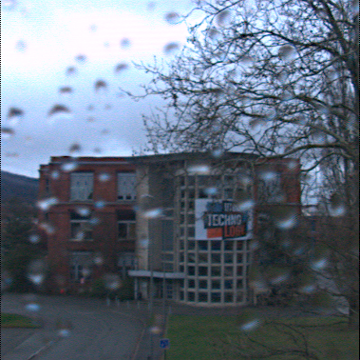
#> input picture img_01.png, 360 x 360 px
$ jupyter execute --allow-errors main.ipynb
#> lines starting #> are read from the running program, lines starting #| are printed output that depends on the picture; after the words box and inside, x2 and y2 are one past the last pixel; in counts of white or black regions, pixels touching at a corner belong together
## Processing Original Image

[cell 1]
import cv2 as cv
import numpy as np

lightFieldImage = cv.imread('img_01.png')
#> lightFieldImage is the input picture: shape (360, 360, 3); mean B, G, R 125.4, 111.4, 100.1

### High Pass Filter

[cell 2]
highPassFilter = np.array([[0, -1, 0],
                           [-1, 5, -1],
                           [0, -1, 1]])

print("Shape of Original Image", lightFieldImage.shape)
#| Shape of Original Image (360, 360, 3)
print("Shape of High Pass Filter", highPassFilter.shape)

#### Add singleton dimension to High Pass Filter
Since Original image is 3D & High Pass Filter is 2D.

[cell 3]
highPassFilter = highPassFilter[:, :, None]
print("Shape of High Pass Filter", highPassFilter.shape)

#### Apply High Pass Filter

[cell 4]
from scipy import ndimage

highPassFilteredImage = ndimage.convolve(lightFieldImage, highPassFilter)
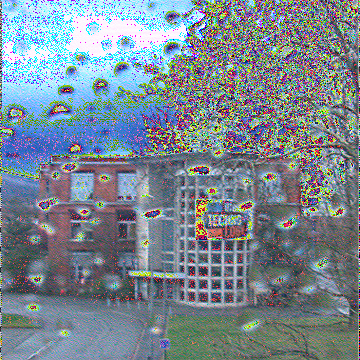
#> highPassFilteredImage: shape (360, 360, 3); mean B, G, R 145.9, 135.4, 122.4

#### Remove singleton dimension

[cell 5]
highPassFilteredImage = highPassFilteredImage.squeeze()
# cv.imshow("Original Image", lightFieldImage)
# cv.imshow("High Pass Filtered Image", highPassFilteredImage)

#### Original Image
Show the image with matplotlib

[cell 6]
from matplotlib import pyplot as plt

plt.imshow(cv.cvtColor(lightFieldImage, cv.COLOR_BGR2RGB))
plt.show()

#### High Pass Filtered Image

[cell 7]
plt.imshow(cv.cvtColor(highPassFilteredImage, cv.COLOR_BGR2RGB))
plt.show()

### Read the depth map image file

[cell 8]
depthMapImage = cv.imread('depth_01.png', cv.IMREAD_ANYDEPTH)
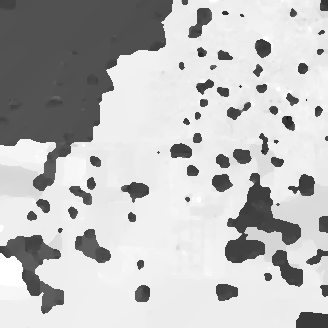
#> input picture depth_01.png, 328 x 328 px
#> depthMapImage is the input picture: shape (328, 328); min 19, max 255, mean 190

### Converting depth map image to its inverted binary form

[cell 9]
ret, invertedBinaryDepthMapImage = cv.threshold(depthMapImage, 127, 255, cv.THRESH_BINARY_INV)
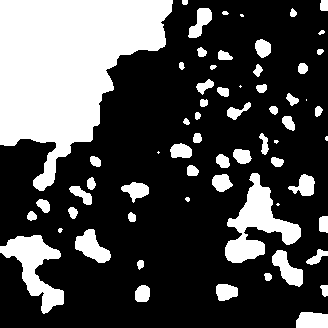
#> invertedBinaryDepthMapImage: shape (328, 328); 29.3% white; 64 white regions (9 under 20 px), largest, box (x1, y1, x2, y2) and area: (0, 0, 173, 191) 18855, (225, 173, 301, 263) 2760, (0, 235, 64, 314) 2103

[cell 10]
# Show the image with opencv
# cv.imshow("Original Depth Map Image", depthMapImage)
# cv.imshow("Binary Image of Depth Map Image", binaryDepthMapImage)

#### Original Depth Map Image

[cell 11]
plt.imshow(cv.cvtColor(depthMapImage, cv.COLOR_BGR2RGB))
plt.show()

#### Inverted Binary Image of Depth Map Image

[cell 12]
plt.imshow(cv.cvtColor(invertedBinaryDepthMapImage, cv.COLOR_BGR2RGB))
plt.show()

### Closing operation on Inverted Binary Image of Depth Map Image

[cell 13]
kernel = np.ones((5, 5), np.uint8)
invertedBinaryDepthMapImageWithClosing = cv.morphologyEx(invertedBinaryDepthMapImage, cv.MORPH_CLOSE, kernel)
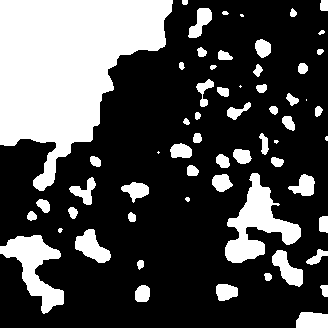
#> invertedBinaryDepthMapImageWithClosing: shape (328, 328); 29.4% white; 61 white regions (8 under 20 px), largest, box (x1, y1, x2, y2) and area: (0, 0, 173, 191) 18872, (225, 173, 301, 263) 2808, (0, 235, 64, 314) 2123

# cv.imshow("Binary Image of Depth Map after Closing", binaryDepthMapImageWithClosing)

#### Inverted Binary Image of Depth Map after Closing

[cell 14]
plt.imshow(cv.cvtColor(invertedBinaryDepthMapImageWithClosing, cv.COLOR_BGR2RGB))
plt.show()

### Opening Operation on Inverted Binary Image of Depth Map Image

[cell 15]
invertedBinaryDepthMapImageWithClosingAndOpening = cv.morphologyEx(invertedBinaryDepthMapImageWithClosing,
                                                                   cv.MORPH_OPEN, kernel)
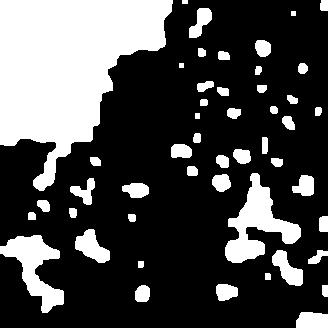
#> invertedBinaryDepthMapImageWithClosingAndOpening: shape (328, 328); 28.7% white; 49 white regions, largest, box (x1, y1, x2, y2) and area: (0, 0, 173, 191) 18868, (225, 173, 301, 263) 2777, (0, 235, 64, 313) 2113
# cv.imshow("Binary Image of Depth Map after Closing & Opening", binaryDepthMapImageWithClosingAndOpening)

#### Inverted Binary Image of Depth Map after Closing & Opening

[cell 16]
plt.imshow(cv.cvtColor(invertedBinaryDepthMapImageWithClosingAndOpening, cv.COLOR_BGR2RGB))
plt.show()

### Erosion Operation on Inverted Binary Image of Depth Map Image

[cell 17]
invertedBinaryDepthMapImageWithClosingOpeningAndErosion = cv.erode(invertedBinaryDepthMapImageWithClosingAndOpening,
                                                                   kernel,
                                                                   iterations=1)
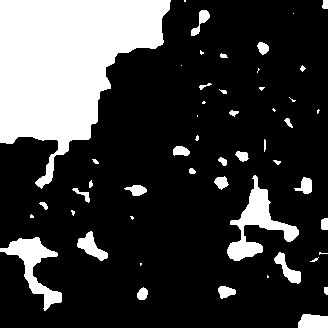
#> invertedBinaryDepthMapImageWithClosingOpeningAndErosion: shape (328, 328); 22.7% white; 51 white regions (19 under 20 px), largest, box (x1, y1, x2, y2) and area: (0, 0, 171, 189) 17896, (227, 175, 299, 261) 1925, (0, 237, 62, 311) 1457
# cv.imshow("Binary Image of Depth Map after Closing, Opening & Erosion", binaryDepthMapImageWithClosingOpeningAndErosion)

#### Inverted Binary Image of Depth Map after Closing, Opening & Erosion

[cell 18]
plt.imshow(cv.cvtColor(invertedBinaryDepthMapImageWithClosingOpeningAndErosion, cv.COLOR_BGR2RGB))
plt.show()

### Resizing High Pass Filtered Image

[cell 19]
invertedBinaryDepthMapImageWithClosingOpeningAndErosionHeight, invertedBinaryDepthMapImageWithClosingOpeningAndErosionWidth = invertedBinaryDepthMapImageWithClosingOpeningAndErosion.shape[
                                                                                                                              :2]
#> invertedBinaryDepthMapImageWithClosingOpeningAndErosionHeight = 328; invertedBinaryDepthMapImageWithClosingOpeningAndErosionWidth = 328

resizedHighPassFilteredImage = cv.resize(highPassFilteredImage, (
    invertedBinaryDepthMapImageWithClosingOpeningAndErosionWidth,
    invertedBinaryDepthMapImageWithClosingOpeningAndErosionHeight),
                                         interpolation=cv.INTER_AREA)
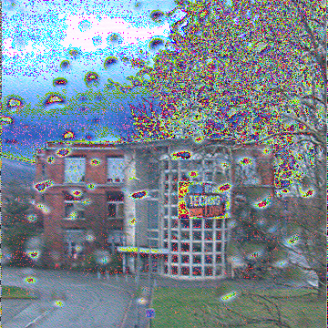
#> resizedHighPassFilteredImage: shape (328, 328, 3); mean B, G, R 145.9, 135.4, 122.4
# cv.imshow("High Pass Filtered Image after Resize", resizedHighPassFilteredImage)

### Resizing Original Image

[cell 20]
resizedOriginalImage = cv.resize(lightFieldImage, (
    invertedBinaryDepthMapImageWithClosingOpeningAndErosionWidth,
    invertedBinaryDepthMapImageWithClosingOpeningAndErosionHeight),
                                 interpolation=cv.INTER_AREA)
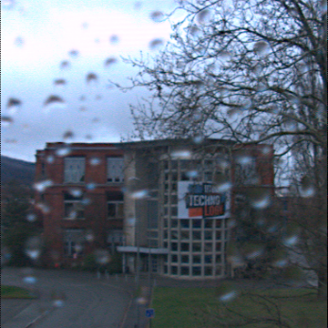
#> resizedOriginalImage: shape (328, 328, 3); mean B, G, R 125.4, 111.4, 100.1

#### High Pass Filtered Image after Resize

[cell 21]
plt.imshow(cv.cvtColor(resizedHighPassFilteredImage, cv.COLOR_BGR2RGB))
plt.show()

#### Original Image after Resize

[cell 22]
plt.imshow(cv.cvtColor(resizedOriginalImage, cv.COLOR_BGR2RGB))
plt.show()

### Image Composite

#### Create, Show & Write White Image

[cell 23]
whiteImage = np.zeros([invertedBinaryDepthMapImageWithClosingOpeningAndErosionHeight,
                       invertedBinaryDepthMapImageWithClosingOpeningAndErosionWidth, 3], dtype=np.uint8)
whiteImage.fill(255)
#> whiteImage: shape (328, 328, 3); every value is 255
plt.imshow(cv.cvtColor(whiteImage, cv.COLOR_BGR2RGB))
plt.show()

cv.imwrite('whiteImage.png', whiteImage)
cv.imwrite('resizedOriginalImage_01.png', resizedOriginalImage)
cv.imwrite('invertedBinaryDepthMapImageWithClosingOpeningAndErosion_01.png',
           invertedBinaryDepthMapImageWithClosingOpeningAndErosion)
#> Out = True

#### Using Pillow

[cell 24]
from PIL import Image

##### White Image

[cell 25]
resizedOriginalImagePillow = Image.open('resizedOriginalImage_01.png')
whiteImagePillow = Image.new("1", resizedOriginalImagePillow.size, 255)
#> whiteImagePillow: PIL image 328x328 1; every value is 1
plt.imshow(whiteImagePillow)
plt.show()

##### Mask Examples

[cell 26]
mask = Image.new("L", resizedOriginalImagePillow.size, 128)
#> mask: PIL image 328x328 L; every value is 128
compositeImage = Image.composite(whiteImagePillow, resizedOriginalImagePillow, mask)
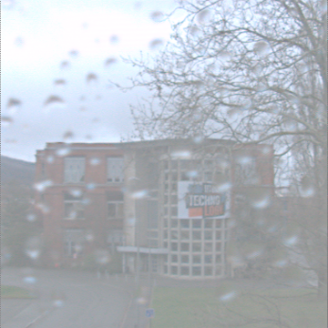
#> compositeImage: PIL image 328x328 RGB; mean R, G, B 177.8, 183.5, 190.4
plt.imshow(compositeImage)
plt.show()

[cell 27]
from PIL import ImageDraw

mask = Image.new("L", resizedOriginalImagePillow.size, 0)
#> mask: PIL image 328x328 L; every value is 0
draw = ImageDraw.Draw(mask)
draw.ellipse((140, 50, 260, 170), fill=255)
compositeImage = Image.composite(whiteImagePillow, resizedOriginalImagePillow, mask)
plt.imshow(compositeImage)
plt.show()

### Apply Mask

[cell 28]
invertedBinaryDepthMapImageWithClosingOpeningAndErosionPillow = Image.open(
    'invertedBinaryDepthMapImageWithClosingOpeningAndErosion_01.png')

compositeImage = Image.composite(whiteImagePillow, resizedOriginalImagePillow,
                                 invertedBinaryDepthMapImageWithClosingOpeningAndErosionPillow)
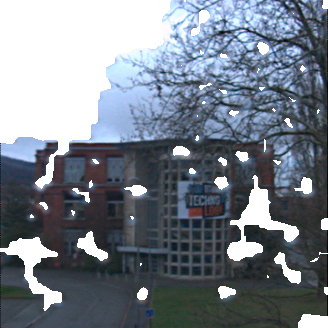
#> compositeImage: PIL image 328x328 RGB; mean R, G, B 119.4, 127.7, 138

plt.imshow(compositeImage)
plt.show()

compositeImage.save('compositeImage_01.png')

### Checking Resized Original Image

[cell 29]
print("Array is of type: ", type(resizedOriginalImage))
#| Array is of type:  <class 'numpy.ndarray'>
print("No. of dimensions: ", resizedOriginalImage.ndim)
#| No. of dimensions:  3
print("Shape of array: ", resizedOriginalImage.shape)
#| Shape of array:  (328, 328, 3)
print("Size of array: ", resizedOriginalImage.size)
#| Size of array:  322752
print("Array stores elements of type: ", resizedOriginalImage.dtype)
#| Array stores elements of type:  uint8

#### Saving the image - Using cv2.imwrite()

[cell 30]
# cv.waitKey(0)
# cv.destroyAllWindows()

### Edge Connect
#### Example mask for edge connect

[cell 31]
exampleMaskEdgeConnect = cv.imread('edge-connect/examples/places2/masks/places2_01.png')
#> (the rest of this cell did not finish here and is left out)

#### Inverted Binary Depth Map Image With Closing Opening And Erosion

[cell 32]
invertedBinaryDepthMapImageWithClosingOpeningAndErosion = cv.imread(
    'invertedBinaryDepthMapImageWithClosingOpeningAndErosion_01.png')
plt.imshow(cv.cvtColor(invertedBinaryDepthMapImageWithClosingOpeningAndErosion, cv.COLOR_BGR2RGB))
plt.show()

#### Example input image for edge connect

[cell 33]
exampleMaskEdgeConnect = cv.imread('edge-connect/examples/places2/images/places2_01.png')
#> (the rest of this cell did not finish here and is left out)

#### Composite Image

[cell 34]
compositeImageResult = cv.imread('compositeImage_01.png')
plt.imshow(cv.cvtColor(compositeImageResult, cv.COLOR_BGR2RGB))
plt.show()
